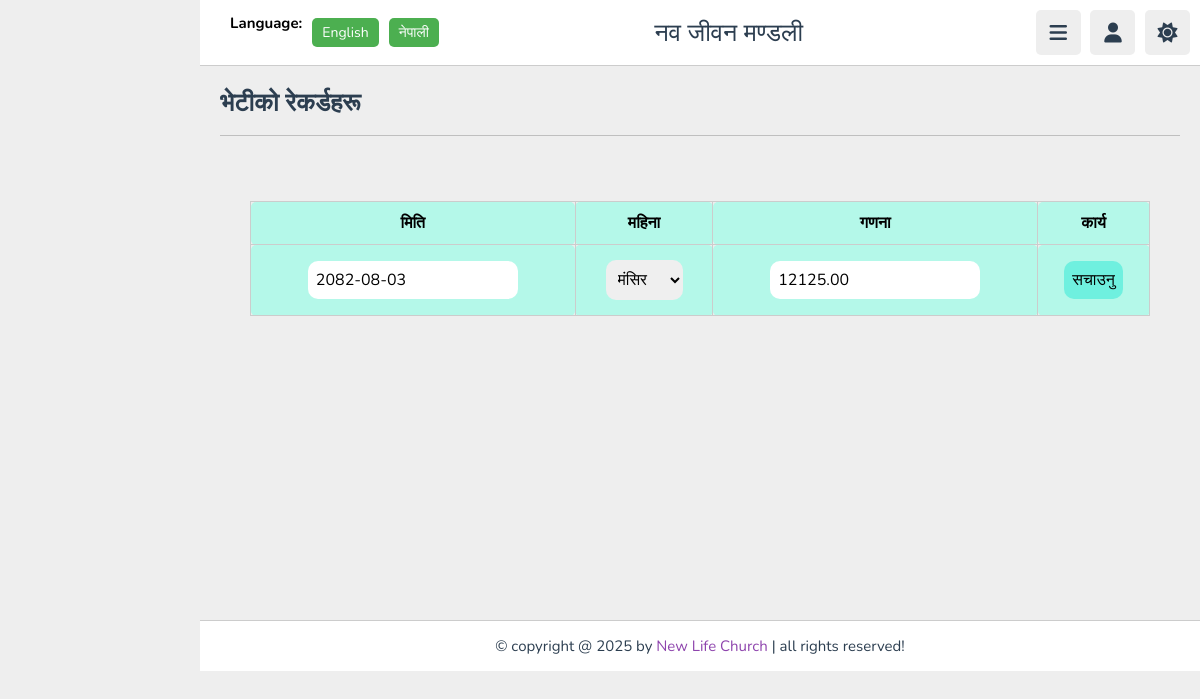
/editoffer.php?id=2 (signed in), run on the app's committed database.
### tables this page shows
CREATE TABLE `offerrecords` (
  `id` int(11) NOT NULL,
  `record_date` date NOT NULL,
  `particular` varchar(255) NOT NULL,
  `amount` decimal(10,2) NOT NULL
);

### editoffer.php (the view, shortened to what this page needs)
<?php
@include 'config.php';
$id = $_GET['id'];
$result = $conn->query("SELECT * FROM offerrecords WHERE id = $id");
$record = $result->fetch_assoc();
?>
<!DOCTYPE html>
<html lang="en">
<head>
   <link rel="stylesheet" href="https://cdnjs.cloudflare.com/ajax/libs/font-awesome/6.1.2/css/all.min.css">
   <link href="https://nepalidatepicker.sajanmaharjan.com.np/v5/nepali.datepicker/css/nepali.datepicker.v5.0.6.min.css" rel="stylesheet" type="text/css"/>
   <link rel="stylesheet" href="css/style.css">
</head>
<body>
<header class="header">
   <section class="flex">
   <div class="lang-switcher">
      <h1>Language:</h1>
   <button id="lang-en">English</button>
   <button id="lang-ne">नेपाली</button>
</div>
      <a href="offer.php" class="logo"><span data-key="church_name">नव जीवन मण्डली</span></a>
      <div class="icons">
         <div id="menu-btn" class="fas fa-bars"></div>
         <div id="user-btn" class="fas fa-user"></div>
         <div id="toggle-btn" class="fas fa-sun"></div>
      </div>
   </section>
</header>
<section class="home-grid">
   <h1 class="heading"><span data-key="account">भेटीको रेकर्डहरू</span></h1>
</section>
<center>
<table>
    <thead>
        <tr>
            <th data-key="name">मिति</th>
            <th data-key="part">महिना</th>
            <th data-key="act">गणना</th>
            <th data-key="action">कार्य</th>
        </tr>
    </thead>
    <tbody>
<form method="POST">
    <tr>
<td><center><input type="text" id="nepali-datepicker" name="record_date" value="<?= $record['record_date'] ?>" required></center></td>
    <td><center><select name="particular" required>
    <option value="<?= $record['particular'] ?>"><?= $record['particular'] ?></option>
  </select></center></td>
    <td><center><input type="number" step="0.01" name="amount" value="<?= $record['amount'] ?>" required></center></td>
    <td><center><button type="submit" class="btn3" data-key="edit">सचाउनु</button></center></td>
</tr>
</form>
    </tbody>
</table></center>
<br><br><br><br><br><br><br><br><br><br><br><br><br><br><br><br><br><br><br><br><br>
<footer class="footer">
   &copy; copyright @ 2025 by <span>New Life Church</span> | all rights reserved!
</footer>
</body>
</html>

### css/style.css (style rules this page uses)
:root { --main-color:#8e44ad; --red:#e74c3c; --orange:#f39c12; --light-color:#888; --light-bg:#eee; --black:#2c3e50; --white:#fff; --border:.1rem solid rgba(0,0,0,.2); }
* { font-family: 'Nunito', sans-serif; margin:0; padding:0; box-sizing: border-box; outline: none; border:none; text-decoration: none; }
html { font-size: 62.5%; overflow-x: hidden; }
section { padding:2rem; margin: 0 auto; max-width: 1200px; }
.heading { font-size: 2.5rem; color:var(--black); margin-bottom: 2.5rem; border-bottom: var(--border); padding-bottom: 1.5rem; text-transform: capitalize; }
.header { position: sticky; top:0; left:0; right: 0; background-color: var(--white); z-index: 1000; border-bottom: var(--border); }
.header .flex { display: flex; align-items: center; justify-content: space-between; position: relative; padding: 1rem 1rem; }
.header .flex .logo { font-size: 2.5rem; color: var(--black); }
.header .flex .icons div { font-size: 2rem; color:var(--black); background-color: var(--light-bg); border-radius: .5rem; height: 4.5rem; width: 4.5rem; line-height: 4.5rem; cursor: pointer; text-align: center; margin-left: .7rem; }
.footer { background-color: var(--white); border-top: var(--border); position: sticky; bottom: 0; left: 0; right: 0; text-align: center; font-size: 1.5rem; padding: 1.5rem 1.5rem; color:var(--black); margin-top: 1rem; z-index: 1000; }
.footer span { color:var(--main-color); }
@media (max-width:1200px) { body { padding-left: 0; } }

### editoffer.php (style rules this page uses)
body { background-color: var(--light-bg); padding-left: 20rem; }
.lang-switcher { margin-left: 20px; display: flex; gap: 10px; }
.lang-switcher button { padding: 5px 10px; border: none; border-radius: 5px; cursor: pointer; background: #4CAF50; color: white; font-size: 14px; }
table { width: 90%; border-collapse: collapse; margin-top: 20px; }
th, td { padding: 10px; border: 1px solid #ccc; background: #b4f8e9ff; border-radius: 5px; font-size: 16px; }
input, button, select { margin: 5px 0; padding: 8px; max-width: 400px; font-size: 16px; border-radius: 10px; }
button { background: #6ff0dfff; border-radius: 10px; }
form { margin-bottom: 10px; border-radius: 5px; }
a { margin-right: 10px; text-decoration: none; color: blue; font-size: 16px; }

### data on the page
offerrecords: record_date "2082-08-03", particular "मंसिर", amount "12125.00"
